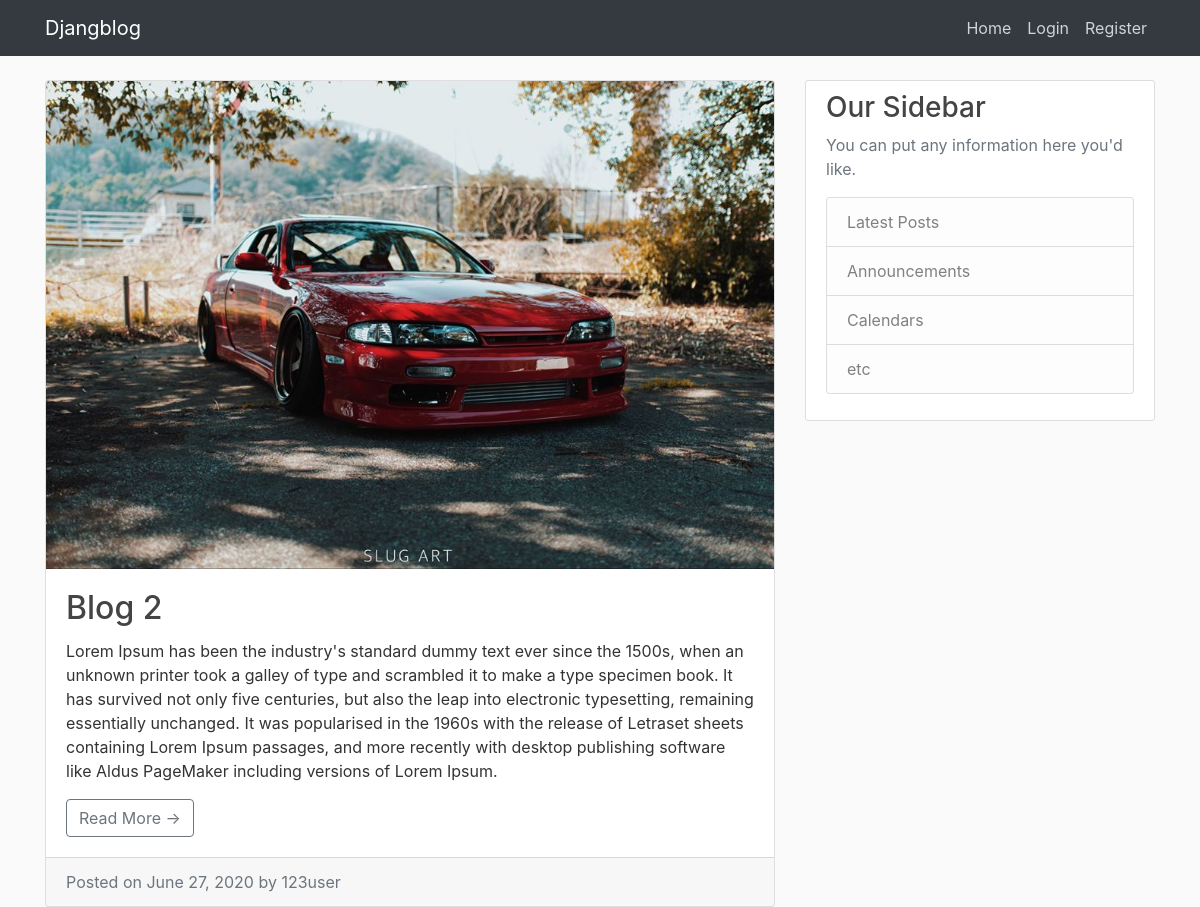
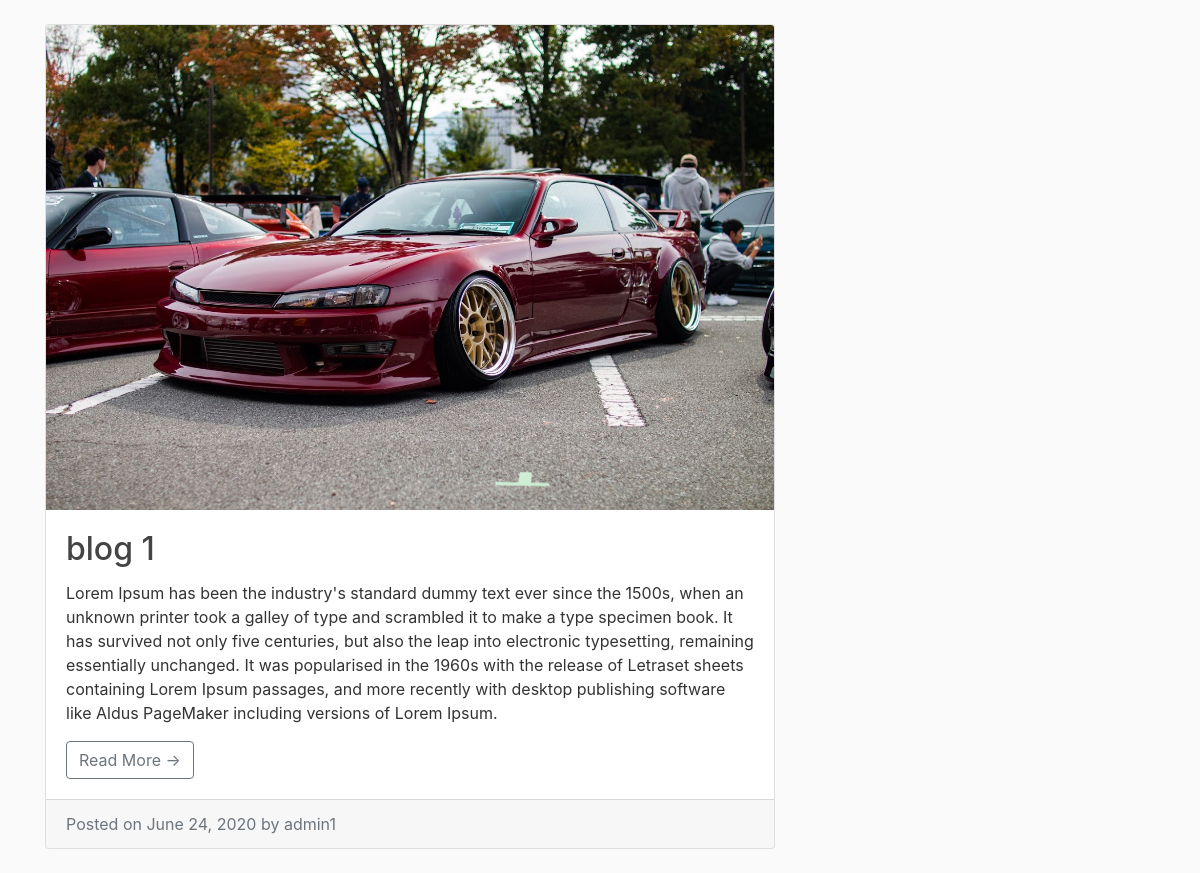
/, run on an earlier commit of the app's database (2 pictures, top to bottom).
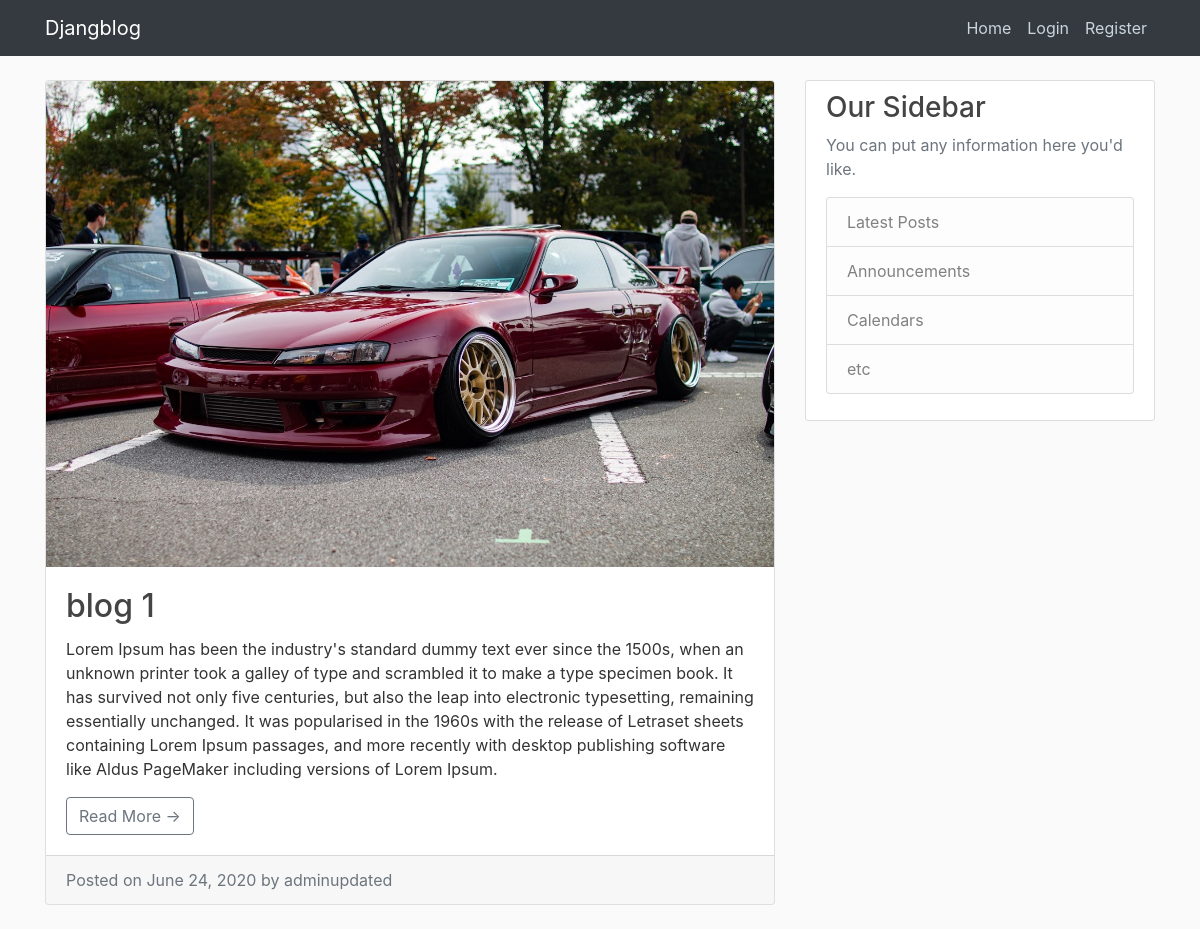
And on a later commit of the database.
### blog/models.py (models this page shows, shortened)
class Post(models.Model):
    title = models.CharField(max_length=100)
    content = models.TextField()
    date_posted = models.DateTimeField(default=timezone.now)
    author = models.ForeignKey(CustomUser, on_delete=models.CASCADE)
    image = models.ImageField(default='default.jpg', upload_to='blog_pics')

### users/models.py (models this page shows, shortened)
class CustomUser(AbstractUser):
    username = models.CharField(max_length=100, unique=True)
    email = models.EmailField(verbose_name="email", max_length=100, unique=True)
    USERNAME_FIELD = 'email'
    REQUIRED_FIELDS = ['username']
    objects = CustomUserManager()

### blog/views.py (the view)
# urls.py: 2. Add a URL to urlpatterns:  path('', views.home, name='home')
def home(request):
    context = {'posts': Post.objects.all().order_by('-date_posted')}
    return render(request, "blog/home.html", context)

### blog/templates/blog/home.html (shortened to what this page needs)
{% extends "base.html" %}
{% load static %}
{% block content %}
    {% for post in posts %}
    <div class="card mb-4">
          <img class="card-img-top" src="{{ post.image.url }}" alt="Card image cap">
          <div class="card-body">
            <h2 class="card-title">{{ post.title }}</h2>
            <p class="card-text">{{ post.content }}</p>
            <a href="#" class="btn btn-outline-secondary">Read More &rarr;</a>
          </div>
        <div class="card-footer text-muted">
            Posted on {{ post.date_posted|date:"F d, Y" }} by
                {{ post.author.username }}</a>
          </div>
        </div>
 {% endfor %}
{% endblock content %}

### templates/base.html (shortened to what this page needs)
{% load static %}
<!DOCTYPE html>
<html>
<head>
    <link rel="stylesheet" href="https://maxcdn.bootstrapcdn.com/bootstrap/4.0.0/css/bootstrap.min.css">
    <link rel="stylesheet" type="text/css" href="{% static "blog/main.css" %}">
</head>
<body>
    <header class="site-header">
        <nav class="navbar navbar-expand-lg navbar-dark bg-dark fixed-top">
    <div class="container">
      <a class="navbar-brand" href="{% url 'home' %}">Djangblog</a>
      <div class="collapse navbar-collapse" id="navbarResponsive">
        <ul class="navbar-nav ml-auto">
              <a class="nav-item nav-link" href="{% url 'home' %}">Home</a>
            {% if user.is_authenticated %}
              <a class="nav-item nav-link" href="{% url 'logout' %}">Logout</a>
              <a class="nav-item nav-link" href="{% url 'profile' %}">Profile</a>
              <a class="btn btn-danger navbar-btn" href="{% url 'profile' %}">Create</a>
            {% else %}
              <a class="nav-item nav-link" href="{% url 'login' %}">Login</a>
              <a class="nav-item nav-link" href="{% url 'register' %}">Register</a>
            {% endif %}
        </ul>
      </div>
    </div>
  </nav>
    </header>
        <main role="main" class="container">
      <div class="row">
        <div class="col-md-8">
          {% block content %}{% endblock %}
        </div>
        <div class="col-md-4">
          <div class="content-section">
            <h3>Our Sidebar</h3>
            <p class='text-muted'>You can put any information here you'd like.
              <ul class="list-group">
                <li class="list-group-item list-group-item-light">Latest Posts</li>
                <li class="list-group-item list-group-item-light">Announcements</li>
                <li class="list-group-item list-group-item-light">Calendars</li>
                <li class="list-group-item list-group-item-light">etc</li>
              </ul>
            </p>
          </div>
        </div>
      </div>
    </main>
</body>
</html>

### blog/static/blog/main.css (style rules this page uses)
body { background: #fafafa; color: #333333; margin-top: 5rem; }
h1, h2, h3, h4, h5, h6 { color: #444444; }
ul { margin: 0; }
.site-header .navbar-nav .nav-link { color: #cbd5db; }
.content-section { background: #ffffff; padding: 10px 20px; border: 1px solid #dddddd; border-radius: 3px; margin-bottom: 20px; }

What changed in the data, as far as the page shows it:
removed Post: image (picture), title "Blog 2", content "Lorem Ipsum has been the industry's standard dummy text ever since the 1500s, when an unknown printer took a galley of type and scrambled it to make a type specimen book. It has survived not only five centuries, but also the leap into electronic typesetting, remaining essentially unchanged. It was popularised in the 1960s with the release of Letraset sheets containing Lorem Ipsum passages, and more recently with desktop publishing software like Aldus PageMaker including versions of Lorem Ipsum.", date_posted "June 27, 2020", author.username "123user"
changed through a linked row, Post "blog 1": author.username "admin1" → "adminupdated"
